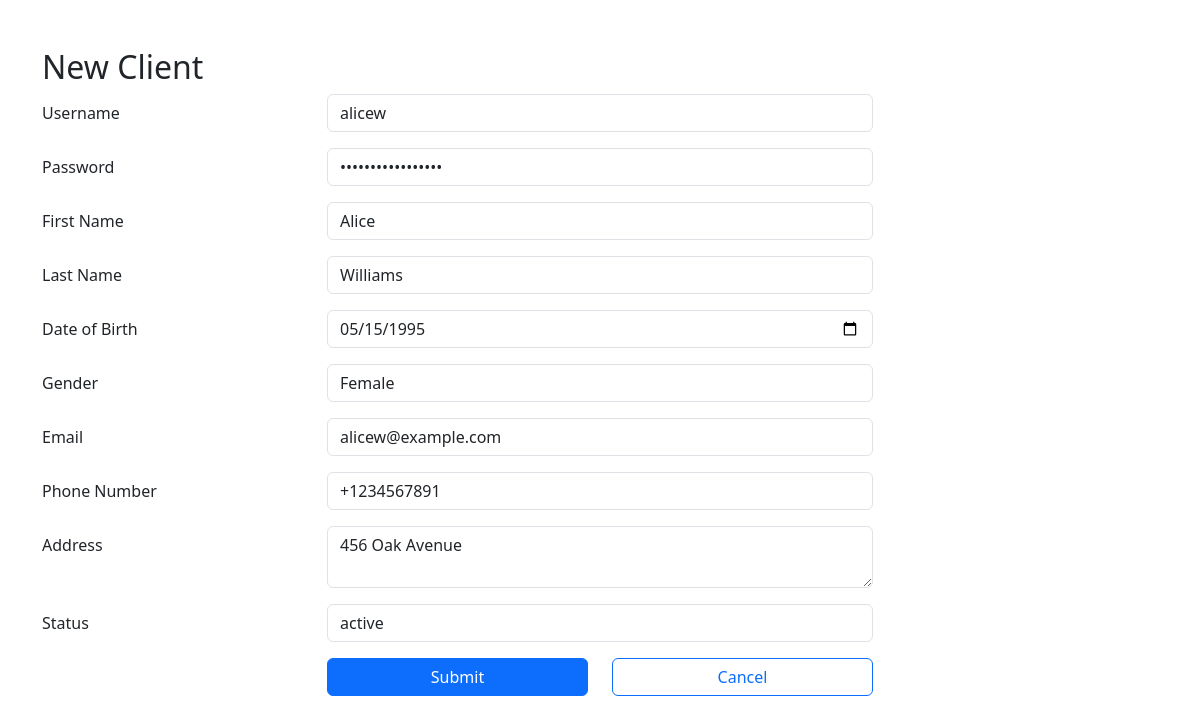
Screenshot of /admin/edit_client.php?UserID=2 with the database file from the repository.
### tables this page shows
CREATE TABLE Users (
    UserID INT AUTO_INCREMENT PRIMARY KEY, 
    Username VARCHAR(32) NOT NULL UNIQUE CHECK (Username REGEXP '^[a-zA-Z0-9_]{3,32}$'), 
    Password VARCHAR(255) NOT NULL,
    Creation_Date TIMESTAMP DEFAULT CURRENT_TIMESTAMP, 
    First_Name VARCHAR(64) NOT NULL CHECK (First_Name REGEXP '^[A-Za-z]+$'), 
    Last_Name VARCHAR(64) NOT NULL CHECK (Last_Name REGEXP '^[A-Za-z]+$'), 
    Date_of_Birth DATE NOT NULL, 
    Gender ENUM('male', 'female') NOT NULL, 
    Email VARCHAR(64) NOT NULL UNIQUE CHECK (Email REGEXP '^[a-zA-Z0-9._%+-]+@[a-zA-Z0-9.-]+\\.[a-zA-Z]{2,}$'), 
    Phone_Number VARCHAR(15) NOT NULL UNIQUE CHECK (Phone_Number REGEXP '^\\+?[0-9]{7,15}$'), 
    Address VARCHAR(255) NOT NULL,
    Status Enum('active', 'deleted') NOT NULL DEFAULT 'active',
    password_reset_token VARCHAR(255) DEFAULT NULL,
    password_reset_expiry DATETIME DEFAULT NULL
);

### admin/edit_client.php (the view, shortened to what this page needs)
<?php
$servername = "localhost";
$username = "root";
$password = "";
$database = "pos_db";
$connection = new mysqli($servername, $username, $password, $database);
$username = "";
$password = "";
$first_name = "";
$last_name = "";
$dob = "";
$gender = "";
$email = "";
$phone_num = "";
$address = "";
$status = "";
if ( $_SERVER['REQUEST_METHOD'] == 'GET' ) {
    $UserID = $_GET["UserID"];
    $sql = "SELECT * FROM Users WHERE UserID=$UserID";
    $result = $connection->query($sql);
    $row = $result->fetch_assoc();
    $username   =  $row["Username"];
    $password   =  $row["Password"];
    $first_name =  $row["First_Name"];
    $last_name  =  $row["Last_Name"];
    $dob        =  $row["Date_of_Birth"];
    $gender     =  $row["Gender"];
    $email      =  $row["Email"];
    $phone_num  =  $row["Phone_Number"];
    $address    =  $row["Address"];
    $status     =  $row["Status"];
}
?>
<!DOCTYPE html>
<html lang="en">
<head>
    <link href="https://cdn.jsdelivr.net/npm/bootstrap@5.3.3/dist/css/bootstrap.min.css" rel="stylesheet">
</head>
<body>
    <div class="container my-5">
        <h2>New Client</h2>
        <form method="post">
            <div class="row mb-3">
                <label class="col-sm-3 col-form-label">Username</label>
                <div class="col-sm-6">
                    <input type="text" class="form-control" name="Username" value="<?php echo $username; ?>" required>
                </div>
            </div>
            <div class="row mb-3">
                <label class="col-sm-3 col-form-label">Password</label>
                <div class="col-sm-6">
                    <input type="password" class="form-control" name="Password" value="<?php echo $password; ?>" required>
                </div>
            </div>
            <div class="row mb-3">
                <label class="col-sm-3 col-form-label">First Name</label>
                <div class="col-sm-6">
                    <input type="text" class="form-control" name="First_Name" value="<?php echo $first_name; ?>" required>
                </div>
            </div>
            <div class="row mb-3">
                <label class="col-sm-3 col-form-label">Last Name</label>
                <div class="col-sm-6">
                    <input type="text" class="form-control" name="Last_Name" value="<?php echo $last_name; ?>" required>
                </div>
            </div>
            <div class="row mb-3">
                <label class="col-sm-3 col-form-label">Date of Birth</label>
                <div class="col-sm-6">
                    <input type="date" class="form-control" name="Date_of_Birth" value="<?php echo $dob; ?>" required>
                </div>
            </div>
            <div class="row mb-3">
                <label class="col-sm-3 col-form-label">Gender</label>
                <div class="col-sm-6">
                    <select class="form-control" name="Gender" required>
                        <option value="female" <?php echo $gender == 'female' ? 'selected' : ''; ?>>Female</option>
                    </select>
                </div>
            </div>
            <div class="row mb-3">
                <label class="col-sm-3 col-form-label">Email</label>
                <div class="col-sm-6">
                    <input type="email" class="form-control" name="Email" value="<?php echo $email; ?>" required>
                </div>
            </div>
            <div class="row mb-3">
                <label class="col-sm-3 col-form-label">Phone Number</label>
                <div class="col-sm-6">
                    <input type="tel" class="form-control" name="Phone_Number" value="<?php echo $phone_num; ?>" required>
                </div>
            </div>
            <div class="row mb-3">
                <label class="col-sm-3 col-form-label">Address</label>
                <div class="col-sm-6">
                    <textarea class="form-control" name="Address" required><?php echo $address; ?></textarea>
                </div>
            </div>
            <div class="row mb-3">
                <label class="col-sm-3 col-form-label">Status</label>
                <div class="col-sm-6">
                    <select class="form-control" name="Status" required>
                        <option value="active" <?php echo $status == 'active' ? 'selected' : ''; ?>>active</option>
                    </select>
                </div>
            </div>
            <div class="row mb-3">
                <div class="offset-sm-3 col-sm-3 d-grid">
                    <button type="submit" class="btn btn-primary">Submit</button>
                </div>
                <div class="col-sm-3 d-grid">
                    <a class="btn btn-outline-primary" href="/POS/admin/read_clients.php" role="button">Cancel</a>
                </div>
            </div>
        </form>
    </div>
</body>
</html>

### rows the page displays
users: Username "alicew", First_Name "Alice", Last_Name "Williams", Date_of_Birth "05/15/1995", Gender "Female", Email "alicew@example.com", Phone_Number "+1234567891", Address "456 Oak Avenue", Status "active"
